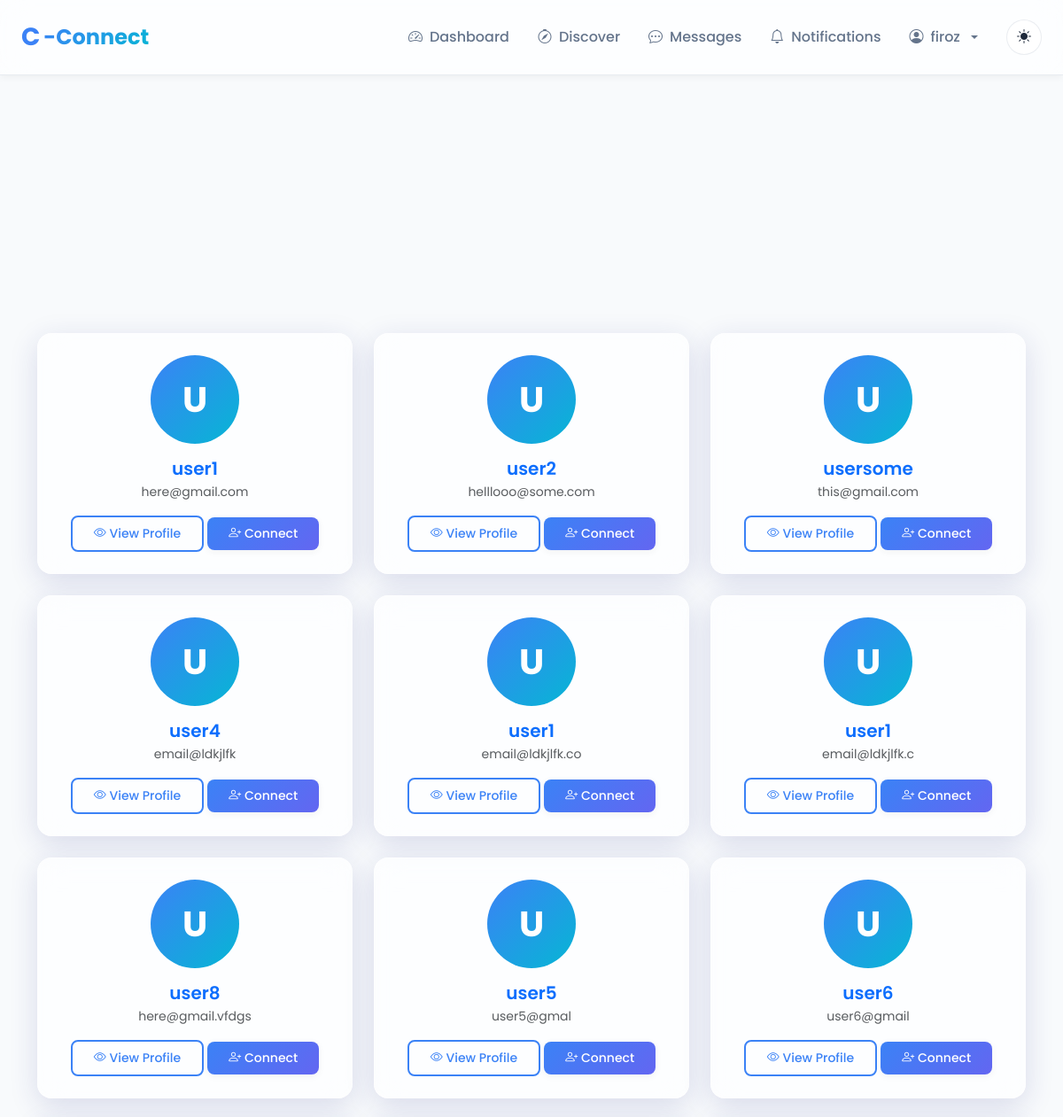
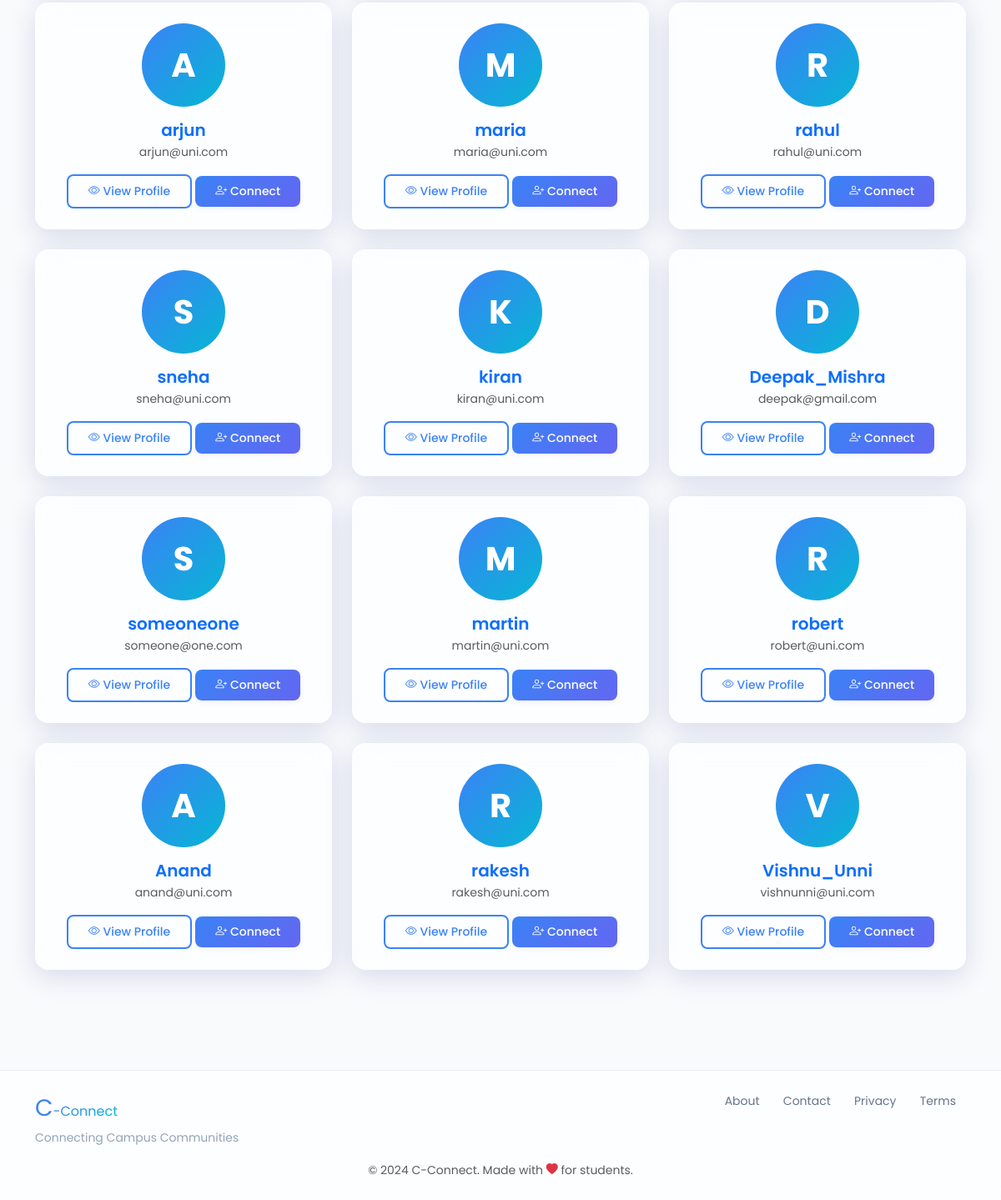
The page /discover (signed in) on the database its author committed (2 pictures, top to bottom).
### models.py (models this page shows, shortened)
class User(UserMixin, db.Model):
    id = db.Column(db.Integer, primary_key=True, autoincrement=True)  # Unique identifier
    username = db.Column(db.String(100), nullable=False)  # Name of the user (later can add this unique if needed)
    email = db.Column(db.String(120), nullable=False, unique=True)  # Email of the user
    password = db.Column(db.String(200), nullable=False)  # Passwords not hashed yet (done in setup_db.py)
    created_at = db.Column(db.DateTime, default=db.func.now())  # Timestamp of account creation
    last_login = db.Column(db.DateTime, nullable=True)  # Timestamp of last login
    pass

### blueprints/main/routes.py (the view)
@main.route('/discover')
@login_required
def discover():
    users = User.query.filter(User.id != current_user.id).all()
    return render_template('main/discover.html', users=users)

### blueprints/auth/__init__.py (called while the page is built)
@login_manager.user_loader
def load_user(user_id):
    from models import User  # Importing User model for querying  (import here to avoid circular imports)
    return User.query.get(int(user_id))

@auth.after_app_request
def add_header(response):
    if current_user.is_authenticated and request.blueprint == 'auth':
        response.headers['Cache-Control'] = 'no-store, no-cache, must-revalidate, post-check=0, pre-check=0, max-age=0'
        response.headers['Pragma'] = 'no-cache'
        response.headers['Expires'] = '-1'
    return response

### blueprints/main/templates/main/discover.html (shortened to what this page needs)
{% extends "base.html" %}
{% block body %}
<div class="container py-4">
    <div style="display: grid; grid-template-columns: repeat(auto-fill, minmax(280px, 1fr)); gap: 1.5rem;">
        {% if users %}
            {% for user in users %}
            <div class="glass-card p-4 text-center">
                <div style="width: 100px; height: 100px; margin: 0 auto 1rem; background: linear-gradient(135deg, var(--primary-color), var(--accent-color)); border-radius: 50%; display: flex; align-items: center; justify-content: center; font-size: 2.5rem; font-weight: 700; color: white;">
                    {{ user.username[0].upper() }}
                </div>
                <a href="{{ url_for('main.view_user_profile', user_id=user.id) }}" class="text-decoration-none">
                <h3 style="font-size: 1.25rem; font-weight: 600; margin-bottom: 0.25rem;">{{ user.username }}</h3>
                </a>
                <p class="text-muted" style="font-size: 0.875rem; margin-bottom: 1rem;">{{ user.email }}</p>
                <div style="display: flex; gap: 0.5rem; justify-content: center;">
                    <form method="POST" action="{{ url_for('connections.connections_send', target_id=user.id) }}">
                    <a type="button" href="{{ url_for('main.view_user_profile', user_id=user.id) }}" class="btn btn-outline-custom btn-sm">
                        <i class="bi bi-eye"></i> View Profile </a>
                    <button type="submit" class="btn btn-primary-custom btn-sm">
                        <i class="bi bi-person-plus"></i> Connect
                    </button>
                </form>
                </div>
            </div>
            {% endfor %}
        {% endif %}
    </div>
</div>
{% endblock %}

### templates/base.html (shortened to what this page needs)
<!DOCTYPE html>
<html lang="en">
<head>
    <link href="https://cdn.jsdelivr.net/npm/bootstrap@5.3.2/dist/css/bootstrap.min.css" rel="stylesheet">
    <link rel="stylesheet" href="https://cdn.jsdelivr.net/npm/bootstrap-icons@1.11.1/font/bootstrap-icons.css">
    <link rel="stylesheet" href="{{ url_for('static', filename='css/global.css') }}">
</head>
<body>
    <nav class="navbar navbar-expand-lg navbar-glass fixed-top">
        <div class="container-fluid px-4">
            <a class="navbar-brand brand-logo" href="{{ url_for('main.home') }}">
                <span class="brand-c">C</span><span class="brand-connect">-Connect</span>
            </a>
            <div class="collapse navbar-collapse" id="navbarNav">
                <ul class="navbar-nav ms-auto align-items-center">
                    {% if current_user.is_authenticated %}
                        <li class="nav-item">
                            <a class="nav-link" href="{{ url_for('main.dashboard') }}">
                                <i class="bi bi-speedometer2"></i> Dashboard
                            </a>
                        </li>
                        <li class="nav-item">
                            <a class="nav-link" href="{{ url_for('main.discover') }}">
                                <i class="bi bi-compass"></i> Discover
                            </a>
                        </li>
                        <li class="nav-item">
                            <a class="nav-link" href="{{ url_for('main.messages') }}">
                                <i class="bi bi-chat-dots"></i> Messages
                            </a>
                        </li>
                        <li class="nav-item position-relative">
                            <a class="nav-link" href="{{ url_for('notifications.notifications_list') }}">
                                <i class="bi bi-bell"></i>Notifications
                                {% set unread = current_user.notifications | selectattr("is_read", "equalto", False) | list %}
                            </a>
                        </li>
                        <li class="nav-item dropdown">
                            <a class="nav-link dropdown-toggle" href="#" role="button" data-bs-toggle="dropdown">
                                <i class="bi bi-person-circle"></i> {{ current_user.username }}
                            </a>
                        </li>
                    {% endif %}
                    <li class="nav-item ms-3">
                        <button class="btn btn-theme-toggle" id="themeToggle" title="Toggle theme">
                            <i class="bi bi-sun-fill" id="themeIcon"></i>
                        </button>
                    </li>
                </ul>
            </div>
        </div>
    </nav>
    <main class="main-content">
        {% block body %}{% endblock %}
    </main>
    <footer class="footer-glass mt-5">
        <div class="container py-4">
            <div class="row">
                <div class="col-md-6 text-center text-md-start mb-3 mb-md-0">
                    <span class="brand-c">C</span><span class="brand-connect">-Connect</span>
                    <p class="footer-tagline mb-0">Connecting Campus Communities</p>
                </div>
                <div class="col-md-6 text-center text-md-end">
                    <a href="{{ url_for('main.about') }}" class="footer-link">About</a>
                    <a href="{{ url_for('main.contact') }}" class="footer-link">Contact</a>
                    <a href="#" class="footer-link">Privacy</a>
                    <a href="#" class="footer-link">Terms</a>
                </div>
            </div>
            <div class="row mt-3">
                <div class="col text-center">
                    <small class="text-muted">&copy; 2024 C-Connect. Made with <i class="bi bi-heart-fill text-danger"></i> for students.</small>
                </div>
            </div>
        </div>
    </footer>
</body>
</html>

### static/css/global.css (style rules this page uses)
:root { --primary-color: #3b82f6; --primary-hover: #2563eb; --secondary-color: #6366f1; --accent-color: #06b6d4; --bg-primary: #ffffff; --bg-secondary: #f8fafc; --bg-glass: rgba(255, 255, 255, 0.7); --bg-glass-hover: rgba(255, 255, 255, 0.85); --text-primary: #1e293b; --text-secondary: #64748b; --text-muted: #94a3b8; --border-color: rgba(148, 163, 184, 0.2); --shadow-sm: 0 2px 8px rgba(0, 0, 0, 0.05); --shadow-md: 0 4px 16px rgba(0, 0, 0, 0.08); --shadow-lg: 0 8px 32px rgba(0, 0, 0, 0.12); --glass-border: rgba(255, 255, 255, 0.3); --glass-shadow: 0 8px 32px 0 rgba(31, 38, 135, 0.15); }
* { margin: 0; padding: 0; box-sizing: border-box; }
body { font-family: 'Poppins', -apple-system, BlinkMacSystemFont, 'Segoe UI', sans-serif; background: var(--bg-secondary); color: var(--text-primary); transition: background 0.3s ease, color 0.3s ease; overflow-x: hidden; }
body, .navbar-glass, .glass-card, .glass-dropdown { transition: all 0.3s ease; }
.glass-card { background: var(--bg-glass); backdrop-filter: blur(16px) saturate(180%); -webkit-backdrop-filter: blur(16px) saturate(180%); border: 1px solid var(--glass-border); border-radius: 16px; box-shadow: var(--glass-shadow); transition: all 0.3s ease; }
.navbar-glass { background: var(--bg-glass) !important; backdrop-filter: blur(16px) saturate(180%); -webkit-backdrop-filter: blur(16px) saturate(180%); border-bottom: 1px solid var(--border-color); box-shadow: var(--shadow-sm); padding: 1rem 0; }
.brand-logo { font-size: 1.5rem; font-weight: 700; text-decoration: none; display: flex; align-items: center; gap: 0.25rem; }
.brand-c { color: var(--primary-color); font-size: 1.75rem; }
.brand-connect { color: var(--text-primary); background: linear-gradient(135deg, var(--primary-color), var(--accent-color)); -webkit-background-clip: text; -webkit-text-fill-color: transparent; background-clip: text; }
.nav-link { color: var(--text-secondary) !important; font-weight: 500; padding: 0.5rem 1rem !important; border-radius: 8px; transition: all 0.3s ease; display: flex; align-items: center; gap: 0.5rem; }
.btn-primary-custom { background: linear-gradient(135deg, var(--primary-color), var(--secondary-color)); border: none; color: white; padding: 0.5rem 1.5rem; border-radius: 8px; font-weight: 500; transition: all 0.3s ease; box-shadow: var(--shadow-sm); }
.btn-outline-custom { background: transparent; border: 2px solid var(--primary-color); color: var(--primary-color); padding: 0.5rem 1.5rem; border-radius: 8px; font-weight: 500; transition: all 0.3s ease; }
.btn-theme-toggle { background: var(--bg-glass); border: 1px solid var(--border-color); color: var(--text-primary); width: 40px; height: 40px; border-radius: 50%; display: flex; align-items: center; justify-content: center; transition: all 0.3s ease; }
.main-content { min-height: calc(100vh - 200px); padding-top: 100px; padding-bottom: 3rem; }
.footer-glass { background: var(--bg-glass); backdrop-filter: blur(16px) saturate(180%); -webkit-backdrop-filter: blur(16px) saturate(180%); border-top: 1px solid var(--border-color); margin-top: auto; }
.footer-tagline { font-size: 0.875rem; color: var(--text-muted); margin-top: 0.25rem; }
.footer-link { color: var(--text-secondary); text-decoration: none; margin: 0 0.75rem; font-size: 0.875rem; transition: color 0.3s ease; }

### rows shown on the page
User: username "firoz"
User: username "U", username "user1", email "here@gmail.com"
User: username "U", username "user2", email "helllooo@some.com"
User: username "U", username "usersome", email "this@gmail.com"
User: username "U", username "user4", email "email@ldkjlfk"
User: username "U", username "user1", email "email@ldkjlfk.co"
User: username "U", username "user1", email "email@ldkjlfk.c"
User: username "U", username "user8", email "here@gmail.vfdgs"
User: username "U", username "user5", email "user5@gmal"
User: username "U", username "user6", email "user6@gmail"
User: username "A", username "arjun", email "arjun@uni.com"
User: username "M", username "maria", email "maria@uni.com"
User: username "R", username "rahul", email "rahul@uni.com"
User: username "S", username "sneha", email "sneha@uni.com"
User: username "K", username "kiran", email "kiran@uni.com"
User: username "D", username "Deepak_Mishra", email "deepak@gmail.com"
User: username "S", username "someoneone", email "someone@one.com"
User: username "M", username "martin", email "martin@uni.com"
User: username "R", username "robert", email "robert@uni.com"
User: username "A", username "Anand", email "anand@uni.com"
User: username "R", username "rakesh", email "rakesh@uni.com"
User: username "V", username "Vishnu_Unni", email "vishnunni@uni.com"
